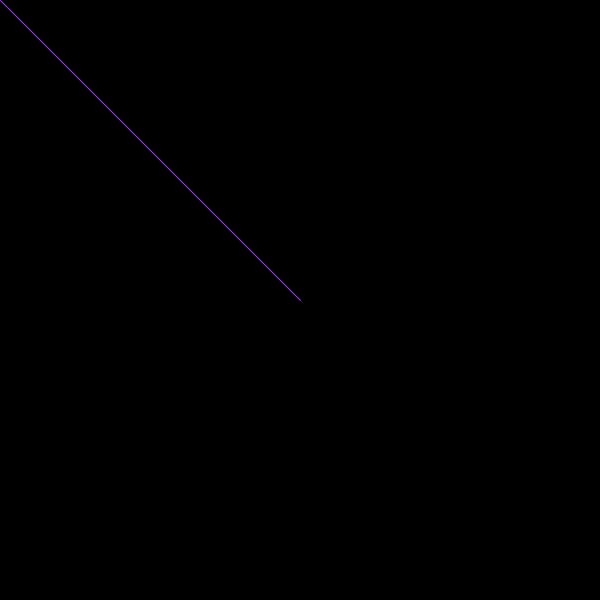
Frame 1 (no input)
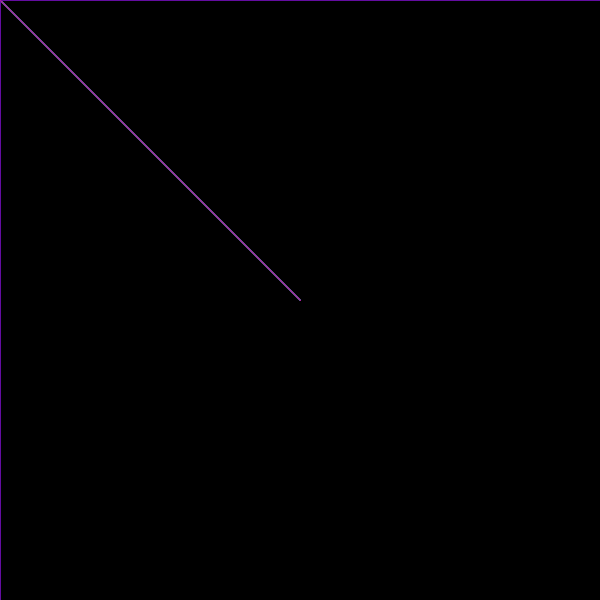
Frame 60 (the mouse pressed at the canvas centre just before this capture)
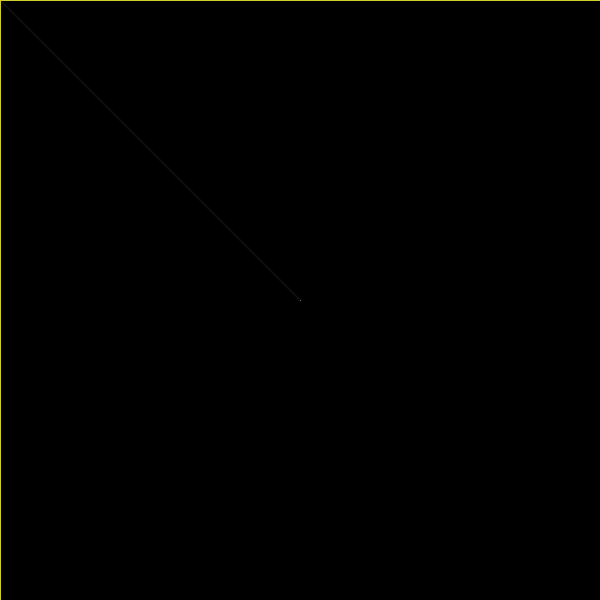
Frame 120 (the mouse held since frame 60 and released just before this capture)

The Processing sketch that drew these frames (run headless with seeded random() and noise(); from frame 60 on, the mouse is pressed at the canvas centre):

// Processing sketch: Tracking___Classwork2
// ── Tracking___Classwork2.pde
void setup(){
  size(600, 600);
  background(0);
  
}

void draw(){
  //line(x point1, y point1, x point2, y pint2)
  //background(0);
  
  fill(0, 10);
  rect(0, 0, width, height);
  
  stroke(random(0, 255), random(0, 255), random(0, 255));
  line(width/2, height/2, mouseX, mouseY);
  
  println(mouseX);
  println(mouseY);
}
